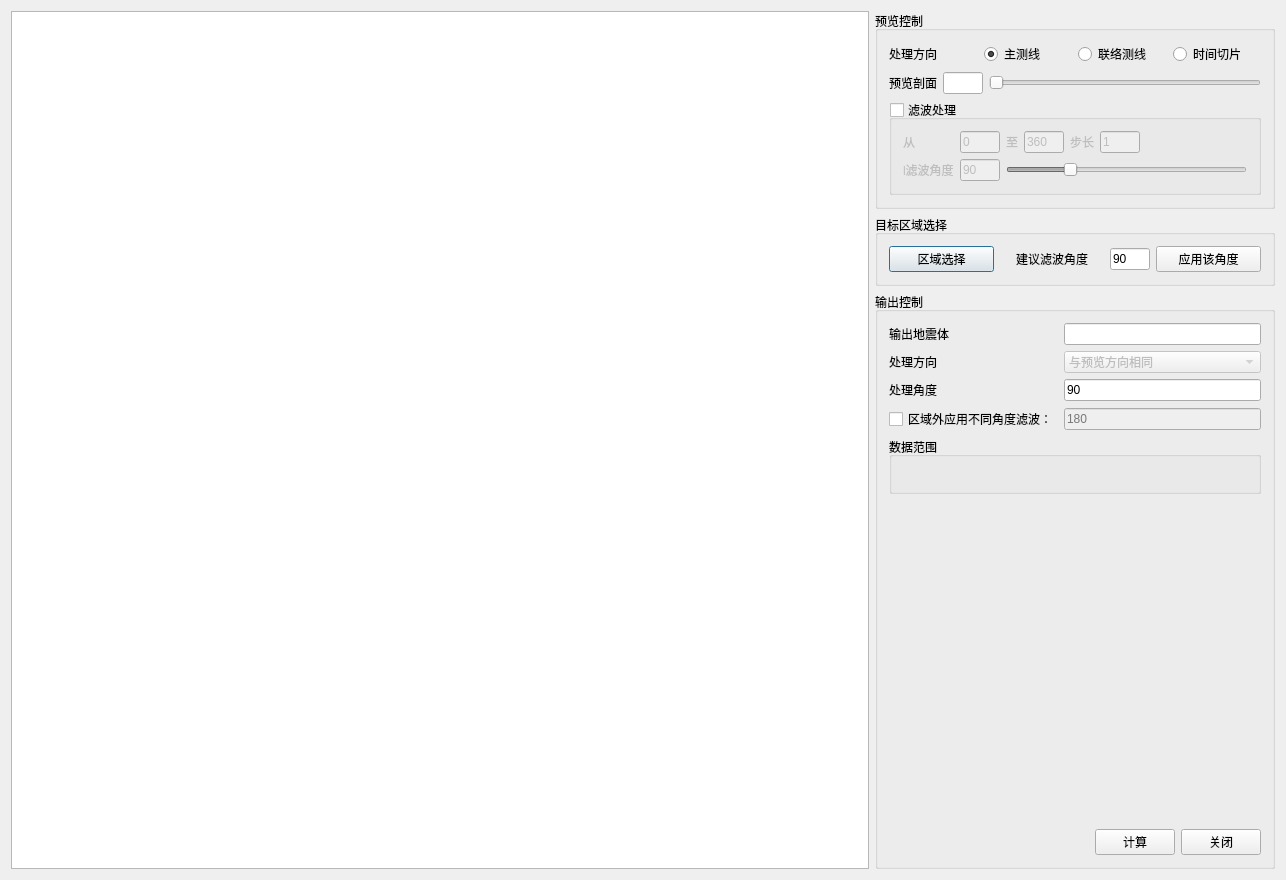
<?xml version="1.0" encoding="UTF-8"?>
<ui version="4.0">
 <class>XDlgPyramid</class>
 <widget class="QDialog" name="XDlgPyramid">
  <property name="geometry">
   <rect>
    <x>0</x>
    <y>0</y>
    <width>1286</width>
    <height>880</height>
   </rect>
  </property>
  <property name="sizePolicy">
   <sizepolicy hsizetype="Fixed" vsizetype="Fixed">
    <horstretch>0</horstretch>
    <verstretch>0</verstretch>
   </sizepolicy>
  </property>
  <property name="minimumSize">
   <size>
    <width>1286</width>
    <height>880</height>
   </size>
  </property>
  <property name="maximumSize">
   <size>
    <width>1286</width>
    <height>880</height>
   </size>
  </property>
  <property name="windowTitle">
   <string>金字塔滤波对话框</string>
  </property>
  <property name="windowIcon">
   <iconset resource="../xconsole/x.qrc">
    <normaloff>:/Icon/Pyramid.png</normaloff>:/Icon/Pyramid.png</iconset>
  </property>
  <layout class="QGridLayout" name="gridLayout_3">
   <item row="0" column="2">
    <widget class="QGroupBox" name="groupBox">
     <property name="minimumSize">
      <size>
       <width>320</width>
       <height>0</height>
      </size>
     </property>
     <property name="maximumSize">
      <size>
       <width>400</width>
       <height>16777215</height>
      </size>
     </property>
     <property name="title">
      <string>预览控制</string>
     </property>
     <layout class="QVBoxLayout" name="verticalLayout_2">
      <item>
       <layout class="QHBoxLayout" name="horizontalLayout_2">
        <item>
         <widget class="QLabel" name="label_4">
          <property name="text">
           <string>处理方向</string>
          </property>
         </widget>
        </item>
        <item>
         <widget class="QRadioButton" name="radioButtonI">
          <property name="toolTipDuration">
           <number>-2</number>
          </property>
          <property name="text">
           <string>主测线</string>
          </property>
          <property name="checked">
           <bool>true</bool>
          </property>
         </widget>
        </item>
        <item>
         <widget class="QRadioButton" name="radioButtonX">
          <property name="text">
           <string>联络测线</string>
          </property>
         </widget>
        </item>
        <item>
         <widget class="QRadioButton" name="radioButtonT">
          <property name="text">
           <string>时间切片</string>
          </property>
         </widget>
        </item>
       </layout>
      </item>
      <item>
       <layout class="QHBoxLayout" name="horizontalLayout_3">
        <item>
         <widget class="QLabel" name="label_5">
          <property name="text">
           <string>预览剖面</string>
          </property>
         </widget>
        </item>
        <item>
         <widget class="QLineEdit" name="lineEditSection">
          <property name="maximumSize">
           <size>
            <width>40</width>
            <height>16777215</height>
           </size>
          </property>
         </widget>
        </item>
        <item>
         <widget class="QSlider" name="horizontalSliderSection">
          <property name="orientation">
           <enum>Qt::Horizontal</enum>
          </property>
         </widget>
        </item>
       </layout>
      </item>
      <item>
       <widget class="QGroupBox" name="groupBox_4">
        <property name="title">
         <string>滤波处理</string>
        </property>
        <property name="checkable">
         <bool>true</bool>
        </property>
        <property name="checked">
         <bool>false</bool>
        </property>
        <layout class="QGridLayout" name="gridLayout_2">
         <item row="0" column="2">
          <widget class="QLabel" name="label_8">
           <property name="text">
            <string>至</string>
           </property>
          </widget>
         </item>
         <item row="0" column="6">
          <spacer name="horizontalSpacer_2">
           <property name="orientation">
            <enum>Qt::Horizontal</enum>
           </property>
           <property name="sizeHint" stdset="0">
            <size>
             <width>40</width>
             <height>20</height>
            </size>
           </property>
          </spacer>
         </item>
         <item row="0" column="3">
          <widget class="QLineEdit" name="lineEditTo">
           <property name="maximumSize">
            <size>
             <width>40</width>
             <height>16777215</height>
            </size>
           </property>
           <property name="text">
            <string>360</string>
           </property>
          </widget>
         </item>
         <item row="0" column="5">
          <widget class="QLineEdit" name="lineEditStep">
           <property name="maximumSize">
            <size>
             <width>40</width>
             <height>16777215</height>
            </size>
           </property>
           <property name="text">
            <string>1</string>
           </property>
          </widget>
         </item>
         <item row="1" column="1">
          <widget class="QLineEdit" name="lineEditDegree">
           <property name="maximumSize">
            <size>
             <width>40</width>
             <height>16777215</height>
            </size>
           </property>
           <property name="text">
            <string>90</string>
           </property>
          </widget>
         </item>
         <item row="0" column="4">
          <widget class="QLabel" name="label_10">
           <property name="text">
            <string>步长</string>
           </property>
          </widget>
         </item>
         <item row="0" column="0">
          <widget class="QLabel" name="label_7">
           <property name="text">
            <string>从</string>
           </property>
          </widget>
         </item>
         <item row="1" column="0">
          <widget class="QLabel" name="label_9">
           <property name="text">
            <string>l滤波角度</string>
           </property>
          </widget>
         </item>
         <item row="0" column="1">
          <widget class="QLineEdit" name="lineEditFrom">
           <property name="maximumSize">
            <size>
             <width>40</width>
             <height>16777215</height>
            </size>
           </property>
           <property name="text">
            <string>0</string>
           </property>
          </widget>
         </item>
         <item row="1" column="2" colspan="6">
          <widget class="QSlider" name="horizontalSliderDegree">
           <property name="maximum">
            <number>360</number>
           </property>
           <property name="singleStep">
            <number>5</number>
           </property>
           <property name="value">
            <number>90</number>
           </property>
           <property name="orientation">
            <enum>Qt::Horizontal</enum>
           </property>
          </widget>
         </item>
        </layout>
       </widget>
      </item>
     </layout>
    </widget>
   </item>
   <item row="1" column="2">
    <widget class="QGroupBox" name="groupBoxStack">
     <property name="maximumSize">
      <size>
       <width>400</width>
       <height>16777215</height>
      </size>
     </property>
     <property name="title">
      <string>目标区域选择</string>
     </property>
     <property name="checkable">
      <bool>false</bool>
     </property>
     <property name="checked">
      <bool>false</bool>
     </property>
     <layout class="QHBoxLayout" name="horizontalLayout_4">
      <item>
       <widget class="QPushButton" name="pushButton_4">
        <property name="enabled">
         <bool>true</bool>
        </property>
        <property name="text">
         <string>区域选择</string>
        </property>
        <property name="icon">
         <iconset resource="../xconsole/x.qrc">
          <normaloff>:/Icon/Rectangle.png</normaloff>:/Icon/Rectangle.png</iconset>
        </property>
        <property name="checkable">
         <bool>true</bool>
        </property>
       </widget>
      </item>
      <item>
       <widget class="QLabel" name="label_6">
        <property name="text">
         <string>建议滤波角度</string>
        </property>
        <property name="alignment">
         <set>Qt::AlignCenter</set>
        </property>
       </widget>
      </item>
      <item>
       <widget class="QLineEdit" name="lineEdit_3">
        <property name="maximumSize">
         <size>
          <width>40</width>
          <height>16777215</height>
         </size>
        </property>
        <property name="text">
         <string>90</string>
        </property>
        <property name="readOnly">
         <bool>true</bool>
        </property>
       </widget>
      </item>
      <item>
       <widget class="QPushButton" name="pushButton_3">
        <property name="text">
         <string>应用该角度</string>
        </property>
        <property name="icon">
         <iconset resource="../xconsole/x.qrc">
          <normaloff>:/Icon/OK.png</normaloff>:/Icon/OK.png</iconset>
        </property>
       </widget>
      </item>
     </layout>
    </widget>
   </item>
   <item row="2" column="2">
    <widget class="QGroupBox" name="groupBox_2">
     <property name="maximumSize">
      <size>
       <width>400</width>
       <height>16777215</height>
      </size>
     </property>
     <property name="title">
      <string>输出控制</string>
     </property>
     <layout class="QGridLayout" name="gridLayout">
      <item row="4" column="0" colspan="3">
       <widget class="QGroupBox" name="groupBox_3">
        <property name="title">
         <string>数据范围</string>
        </property>
        <layout class="QVBoxLayout" name="verticalLayout">
         <item>
          <widget class="CXSliderComplex" name="slideRangeInline" native="true"/>
         </item>
         <item>
          <widget class="CXSliderComplex" name="slideRangeXline" native="true"/>
         </item>
         <item>
          <widget class="CXSliderComplex" name="slideRangeTimeSlice" native="true"/>
         </item>
        </layout>
       </widget>
      </item>
      <item row="0" column="0">
       <widget class="QLabel" name="label">
        <property name="text">
         <string>输出地震体</string>
        </property>
       </widget>
      </item>
      <item row="0" column="2">
       <widget class="QLineEdit" name="lineEdit"/>
      </item>
      <item row="2" column="2">
       <widget class="QLineEdit" name="lineEdit_2">
        <property name="text">
         <string>90</string>
        </property>
       </widget>
      </item>
      <item row="1" column="2">
       <widget class="QComboBox" name="comboBox">
        <property name="enabled">
         <bool>false</bool>
        </property>
        <property name="toolTip">
         <string>选择目标区域</string>
        </property>
        <item>
         <property name="text">
          <string>与预览方向相同</string>
         </property>
        </item>
        <item>
         <property name="text">
          <string>主测线</string>
         </property>
        </item>
        <item>
         <property name="text">
          <string>联络测线</string>
         </property>
        </item>
        <item>
         <property name="text">
          <string>时间切片</string>
         </property>
        </item>
       </widget>
      </item>
      <item row="5" column="2">
       <spacer name="verticalSpacer">
        <property name="orientation">
         <enum>Qt::Vertical</enum>
        </property>
        <property name="sizeHint" stdset="0">
         <size>
          <width>20</width>
          <height>401</height>
         </size>
        </property>
       </spacer>
      </item>
      <item row="2" column="0">
       <widget class="QLabel" name="label_3">
        <property name="text">
         <string>处理角度</string>
        </property>
       </widget>
      </item>
      <item row="1" column="0">
       <widget class="QLabel" name="label_2">
        <property name="text">
         <string>处理方向</string>
        </property>
       </widget>
      </item>
      <item row="6" column="0" colspan="3">
       <layout class="QHBoxLayout" name="horizontalLayout">
        <item>
         <spacer name="horizontalSpacer">
          <property name="orientation">
           <enum>Qt::Horizontal</enum>
          </property>
          <property name="sizeHint" stdset="0">
           <size>
            <width>40</width>
            <height>20</height>
           </size>
          </property>
         </spacer>
        </item>
        <item>
         <widget class="QPushButton" name="pushButton">
          <property name="text">
           <string>计算</string>
          </property>
         </widget>
        </item>
        <item>
         <widget class="QPushButton" name="pushButton_2">
          <property name="text">
           <string>关闭</string>
          </property>
         </widget>
        </item>
       </layout>
      </item>
      <item row="3" column="0" colspan="2">
       <widget class="QCheckBox" name="checkBox">
        <property name="text">
         <string>区域外应用不同角度滤波：</string>
        </property>
       </widget>
      </item>
      <item row="3" column="2">
       <widget class="QLineEdit" name="lineEditOutside">
        <property name="enabled">
         <bool>false</bool>
        </property>
        <property name="placeholderText">
         <string>180</string>
        </property>
       </widget>
      </item>
     </layout>
    </widget>
   </item>
   <item row="0" column="1" rowspan="3">
    <widget class="XViewPyramid" name="graphicsView">
     <property name="sizePolicy">
      <sizepolicy hsizetype="Expanding" vsizetype="Expanding">
       <horstretch>0</horstretch>
       <verstretch>0</verstretch>
      </sizepolicy>
     </property>
    </widget>
   </item>
  </layout>
 </widget>
 <layoutdefault spacing="6" margin="11"/>
 <customwidgets>
  <customwidget>
   <class>CXSliderComplex</class>
   <extends>QWidget</extends>
   <header location="global">xslidercomplex.h</header>
   <container>1</container>
  </customwidget>
  <customwidget>
   <class>XViewPyramid</class>
   <extends>QGraphicsView</extends>
   <header>xviewpyramid.h</header>
  </customwidget>
 </customwidgets>
 <resources>
  <include location="../xconsole/x.qrc"/>
 </resources>
 <connections>
  <connection>
   <sender>pushButton_2</sender>
   <signal>clicked()</signal>
   <receiver>XDlgPyramid</receiver>
   <slot>reject()</slot>
   <hints>
    <hint type="sourcelabel">
     <x>1190</x>
     <y>633</y>
    </hint>
    <hint type="destinationlabel">
     <x>842</x>
     <y>647</y>
    </hint>
   </hints>
  </connection>
  <connection>
   <sender>pushButton</sender>
   <signal>clicked()</signal>
   <receiver>XDlgPyramid</receiver>
   <slot>accept()</slot>
   <hints>
    <hint type="sourcelabel">
     <x>1080</x>
     <y>631</y>
    </hint>
    <hint type="destinationlabel">
     <x>780</x>
     <y>662</y>
    </hint>
   </hints>
  </connection>
 </connections>
</ui>
